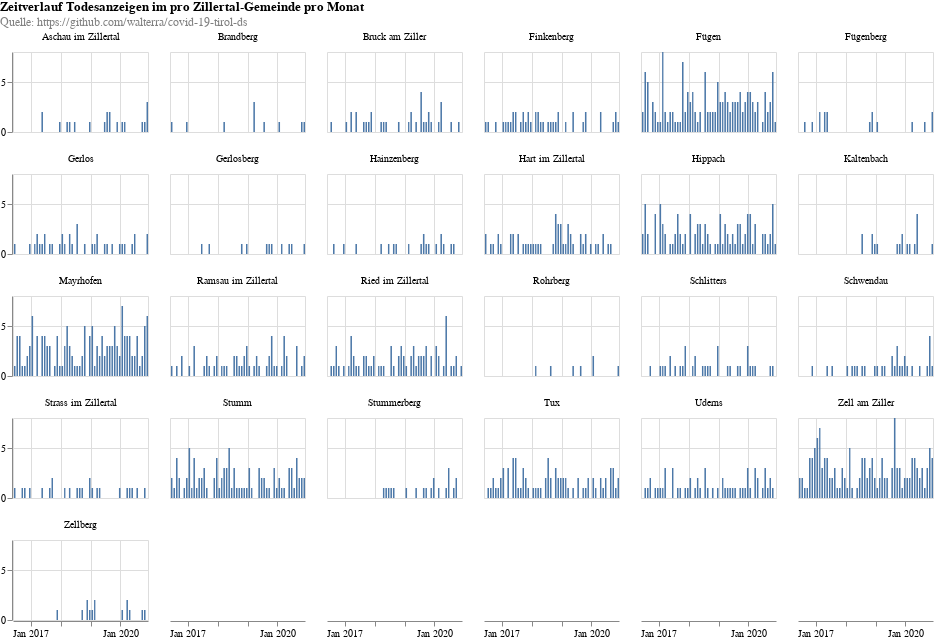

Notebook code cell kept with this figure:
### Code cell
alt.renderers.enable('html')
alt.data_transformers.disable_max_rows()

def municipalyChartZillertal():
    df_sm = df_zillertal

    df_sm = df_sm.groupby(['date','district','municipaly']).size().reset_index(name='count')

    bars = alt.Chart().mark_bar().encode(
        x=alt.X('yearmonth(date):T', title=None),
        y=alt.Y('sum(count):Q', title=None),
        tooltip=['yearmonth(date):T', 'sum(count):Q']
    ).properties(
        width=135,
        height=80,
    )
    
    line = alt.Chart().mark_rule(color='lightblue').encode(
        y='avg:Q',
        size=alt.SizeValue(1.5),
        tooltip=['avg:Q']
    ).transform_timeunit(
        yearmonth='yearmonth(date)'
    ).transform_aggregate(
        sum_deaths='sum(count)',
        sum_buckets='distinct(yearmonth)'
    ).transform_calculate(
        avg='datum.sum_deaths / datum.sum_buckets'
    )
    
    return alt.layer(bars, data=df_sm).facet(
        facet=alt.Facet('municipaly:N', title=None),
        columns=6,
        padding=0,
        title={
          "text": ["Zeitverlauf Todesanzeigen im pro Zillertal-Gemeinde pro Monat"], 
          "subtitle": [
#               "Durchschnitt pro Monat in Hellblau",
              "Quelle: https://github.com/walterra/covid-19-tirol-ds"
          ],
          "color": "black",
          "subtitleColor": "gray"
        },
    )

municipalyChartZillertal()

### Figure 1 — Vega-Lite specification as saved in the notebook (floating-point values rounded to 4 significant figures; data arrays with more than 128 entries replaced by an {"elided": "..."} marker saying what was removed)
{"config": {"view": {"continuousWidth": 400, "continuousHeight": 300}}, "data": {"name": "data-f1eebdfa8b575916b0f737285c6daba5"}, "facet": {"type": "nominal", "field": "municipaly", "title": null}, "spec": {"layer": [{"mark": "bar", "encoding": {"tooltip": [{"type": "temporal", "field": "date", "timeUnit": "yearmonth"}, {"type": "quantitative", "aggregate": "sum", "field": "count"}], "x": {"type": "temporal", "field": "date", "timeUnit": "yearmonth", "title": null}, "y": {"type": "quantitative", "aggregate": "sum", "field": "count", "title": null}}, "height": 80, "width": 135}]}, "columns": 6, "padding": 0, "title": {"text": ["Zeitverlauf Todesanzeigen im pro Zillertal-Gemeinde pro Monat"], "subtitle": ["Quelle: https://github.com/walterra/covid-19-tirol-ds"], "color": "black", "subtitleColor": "gray"}, "$schema": "https://vega.github.io/schema/vega-lite/v4.8.1.json", "datasets": {"data-f1eebdfa8b575916b0f737285c6daba5": {"elided": "1255 records"}}}
